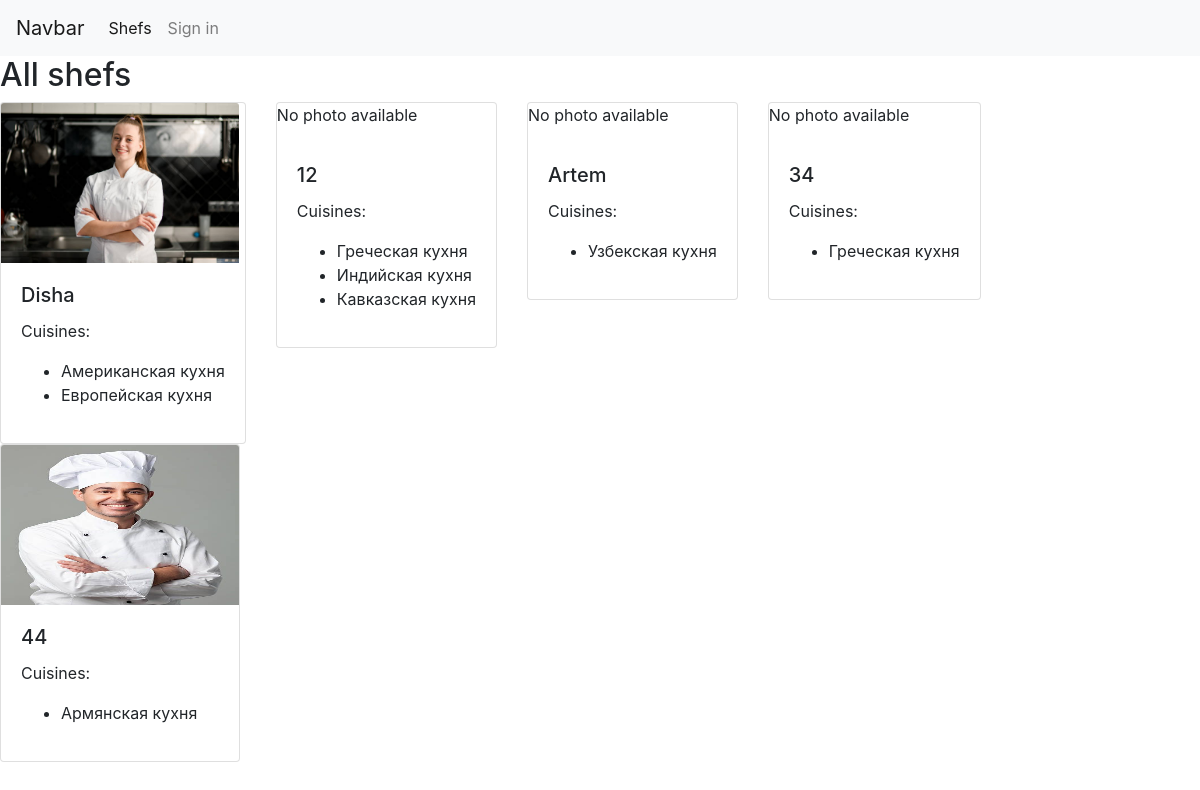
Page /shef/ on the committed database.
### dishes/models.py (models this page shows, shortened)
class Shefs(models.Model):
    photo = models.ImageField(upload_to="static/images/shefs/", blank=True)
    name = models.CharField(max_length=30)
    about_me = models.CharField(max_length=700, blank=True)
    cuisines_country = models.ManyToManyField(Cuisines)

class Cuisines(models.Model):
    cuisine_of_country = models.CharField(max_length=35)

### dishes/views.py (the view)
# urls.py: path("shef/", views.show_all_shef, name="show_all_shef"),
def show_all_shef(request):
    shefs = Shefs.objects.all()
    return render(request, "shefs.html", {"shefs": shefs})

### templates/shefs.html
{% extends 'base.html' %}
{% block content %}
<h2>All shefs</h2>
<div class="card-deck">
    {% for shef in shefs %}
    <a href="{% url 'show_shef_and_dishes' shef_id=shef.id %}" style="text-decoration: none; color: inherit;">
    <div class="card">
        {% if shef.photo %}
<img style="height: 160px; width: 238px;" src="{{ shef.photo.url }}" class="card-img-top" alt="{{ shef.name }}">
{% else %}
<p>No photo available</p>
{% endif %}
        <div class="card-body">
            <h5 class="card-title">{{ shef.name }}</h5>
            <p class="card-text">Cuisines:</p>
        <ul>
            {% for cuisine in shef.cuisines_country.all %}
                <li>{{ cuisine.cuisine_of_country }}</li>
            {% endfor %}
        </ul>
        </div>
    </div>
    </a>
    {% endfor %}
</div>
{% endblock content %}

### rows in the picture
Shefs: photo (picture), name "Disha"
Cuisines: cuisine_of_country "Американская кухня"
Cuisines: cuisine_of_country "Европейская кухня"
Shefs: photo "No photo available", name "12"
Cuisines: cuisine_of_country "Греческая кухня"
Cuisines: cuisine_of_country "Индийская кухня"
Cuisines: cuisine_of_country "Кавказская кухня"
Shefs: photo "No photo available", name "Artem"
Cuisines: cuisine_of_country "Узбекская кухня"
Shefs: photo "No photo available", name "34"
Shefs: photo (picture), name "44"
Cuisines: cuisine_of_country "Армянская кухня"
